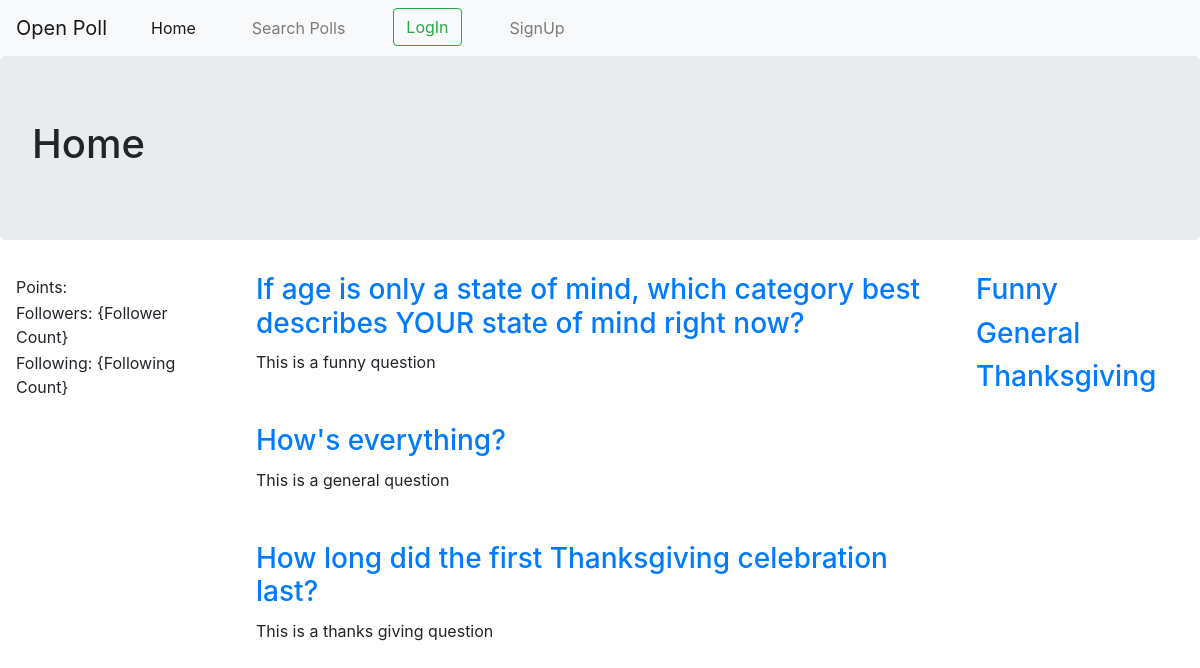
The page / on the database its author committed.
### BaseApp/models.py (models this page shows, shortened)
class Question(models.Model):
    user = models.ForeignKey('UserProfile', on_delete=models.CASCADE)
    question_text = models.CharField(max_length=300, blank=False)
    question_topic = models.CharField(max_length=300, default="Misc")
    question_comments = models.TextField(max_length=500, blank=True)
    responders = models.ManyToManyField(UserProfile, related_name="questions")

### BaseApp/views.py (the view)
# urls.py: path('', views.HomeView.as_view()),
class HomeView(View):
    template_name = 'BaseApp/base.html'
    def get(self, request):
        return render(request, self.template_name, {'list_title':'Home', 'question_list':c_util.getTopQuestions(3)})

### BaseApp/content_util.py (called while the page is built)
def getTopQuestions(n): # TODO: Have some specific params for selecting top questions
    qList = Question.objects.all()
    l = len(qList)
    if(l < n):
        n = l
    return qList[:3]

### templates/BaseApp/base.html (shortened to what this page needs)
<!DOCTYPE html>
{% load static %}
<html lang="en" dir="ltr">
  <head>
    <link rel="stylesheet" href="https://stackpath.bootstrapcdn.com/bootstrap/4.4.1/css/bootstrap.min.css">
    <link rel="stylesheet" href="{% static 'css/base.css' %}">
  </head>
  <body>
    <nav class="navbar navbar-expand-lg navbar-light bg-light nav-fill">
      <a class="navbar-brand" href="{% url 'base_app:Home' %}">Open Poll</a>
      <div class="collapse navbar-collapse" id="navbarNav">
        <ul class="navbar-nav">
          <li class="nav-item active">
            <a class="nav-link" href="{% url 'base_app:Home' %}">Home</a>
          </li>
          <li class="nav-item">
            <a class="nav-link" href="{% url 'base_app:poll_search' %}">Search Polls</a>
          </li>
          <li>
            {% if user.is_authenticated %}
            <a class="nav-link" href="{% url 'base_app:add_poll' %}">Add Poll</a>
            <li class="nav-item">
              <a class="nav-link" href="{% url 'base_app:user_logout' %}">Logout</a>
            </li>
            {% else %}
              <button type="button" class="nav-item btn btn-outline-success" data-toggle="modal" data-target="#loginModal" name="button">LogIn</button>
              <li class="nav-item">
                <a class="nav-link" data-toggle="modal" data-target="#signupModal" href="#">SignUp</a>
              </li>
            {% endif %}
          </li>
        </ul>
      </div>
    </nav>
  <div class="jumbotron">
    <h1>{{ list_title }}</h1>
  </div>
    {% block left_block %}
    <div class="profile_info container">
      <table>
        <tr><td>{{ user.username }}</td></tr>
        <tr><td>Points: {{ user.user_profile.user_points }}</td></tr>
        <tr><td>Followers: {Follower Count}</td></tr>
        <tr><td>Following: {Following Count}</td></tr>
      </table>
    </div>
    {% endblock %}
    {% block main_list_block %}
      <div class="main_list container">
        <table>
          {% for q in question_list %}
            <tr>
              <table>
                <tr> <td> <a href="{% url 'base_app:poll' q.id %}"> <h3> {{q.question_text}} </h3> </a> </td></tr>
                <tr> <td> {{q.question_comments}} </td></tr>
              </table>
              <br>
              <br>
            </tr>
          {% endfor %}
        </table>
      </div>
    {% endblock %}
    {% block topic_block %}
      <div class=" container topic_list">
        <table>
          {% for q in question_list %}
            <tr> <td><h3> <a href="{% url 'base_app:poll_list' q.question_topic %}"> {{ q.question_topic }}</a></h3></td></tr>
          {% endfor %}
        </table>
      </div>
    {% endblock %}
  </body>
</html>

### static/css/base.css (style rules this page uses)
* { box-sizing: border-box; }
.profile_info { width: 20%; float: left; }
.topic_list { width: 20%; float: right; }
.main_list { width: 60%; float: left; }
.navbar-nav > li { padding-left: 20px; padding-right: 20px; }

### rows shown on the page
Question: question_text "If age is only a state of mind, which category best describes YOUR state of mind right now?", question_comments "This is a funny question", question_topic "Funny"
Question: question_text "How's everything?", question_comments "This is a general question", question_topic "General"
Question: question_text "How long did the first Thanksgiving celebration last?", question_comments "This is a thanks giving question", question_topic "Thanksgiving"

### other values the page prints
{{ list_title }} "Home"
